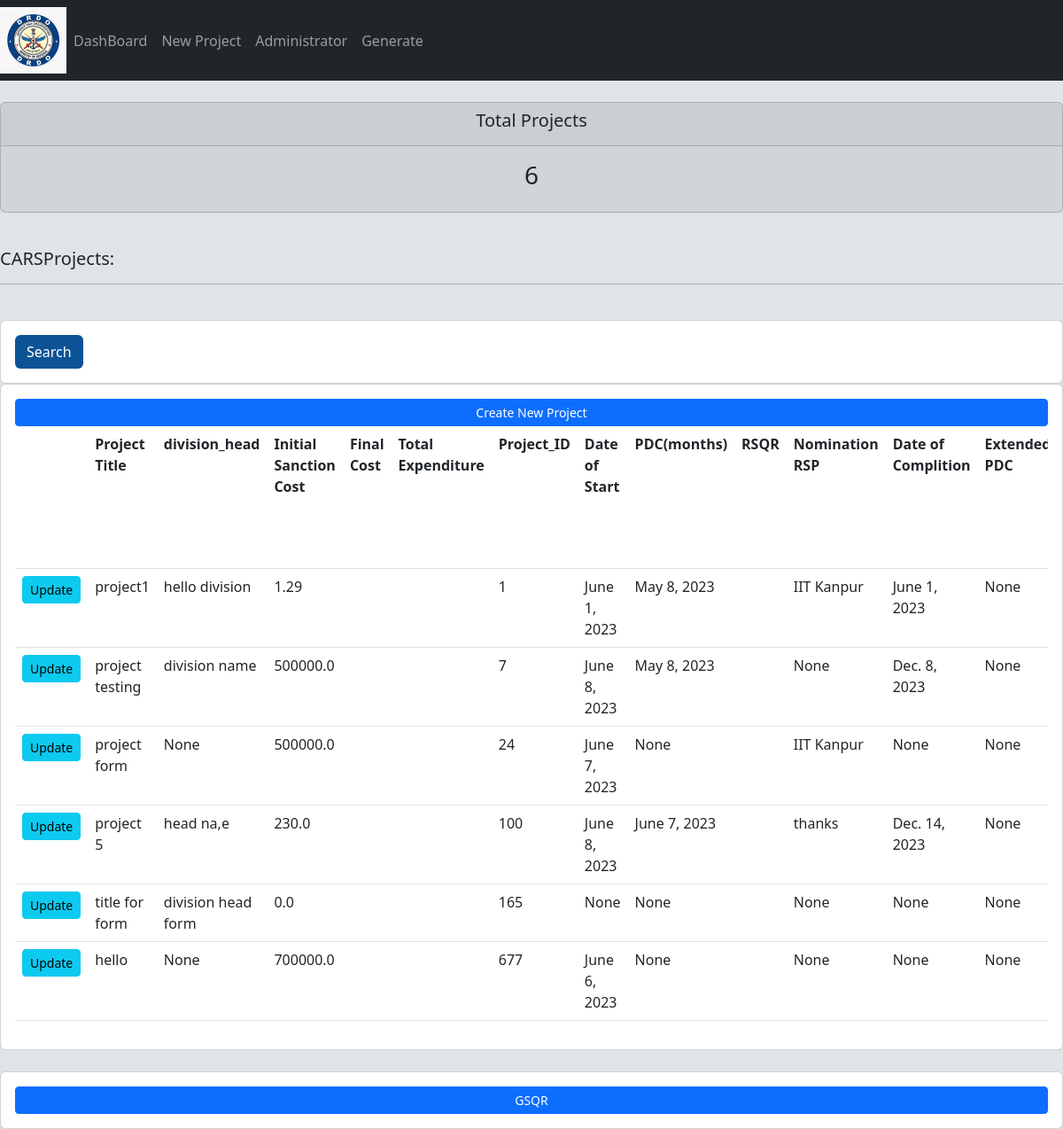
/dashboard/, run on the app's committed database.
### CARSProject/models.py (models this page shows)
class project(models.Model):
    project_id  = models.IntegerField( primary_key=True,)
    Title_of_Project = models.CharField(max_length = 500, null = True, blank = True)
    division_head = models.CharField(max_length = 600, null = True, blank = True)
    project_no_buildup = models.CharField(max_length= 400,null = True ,blank=True)
    carscoordinator = models.CharField(max_length = 100, null = True, blank=True)
    total_cost = models.FloatField(default=0,null = True, blank=True)
    irsp = models.CharField(max_length=500,null = True, blank=True)
    carsl1selectedinstitutes = models.CharField(max_length = 500, null= True, blank=True)
    initial_sanction_cost = models.FloatField(default=0,null = True, blank=True)
    date_of_start = models.DateField(auto_now_add = True,null = True, blank=True)
    pdc = models.DateField(null = True, blank=True)
    nomination_rsp = models.CharField(max_length=100,null = True, blank=True)
    date_of_complition = models.DateField(null = True, blank=True)
    extended_pdc =  models.DateField(blank= True, null = True)
    no_of_publications = models.FloatField(default= 0,null = True, blank=True)
    no_of_irsp_Filed = models.FloatField(blank= True, default=0,null = True)
    trained_manpower = models.PositiveBigIntegerField(blank=True , default=0,null = True)
    domain_lab = models.CharField(max_length=500,null = True, blank=True)
    cluster = models.CharField(max_length=100, blank=True,null = True)
    scantion_year = models.PositiveIntegerField(null = True, blank=True)
    current_status = models.CharField(max_length=1000 , blank = True,null = True)
    date_of_closure = models.DateField(null = True, blank=True)
    cost_in_lakh =models.FloatField(null = True, blank=True)
    advance_date = models.DateField(null = True, auto_now=True, blank=True)
    advnace_amount = models.FloatField(null = True, blank=True)
    dv_no_cheque_slip_no = models.FloatField(null  = True, blank=True)
    cheque_date = models.DateField(null = True, blank=True)
    installment_1_date = models.DateField(null = True, blank=True)
    installment_1_amount = models.FloatField(null = True, blank=True)
    cheque_no_date = models.CharField(null = True, max_length= 500, blank=True)
    installment_2_date = models.DateField(null = True, blank=True)
    installment_2_amount = models.FloatField(null = True, blank=True)
    cheque_no_date = models.CharField(null = True, max_length=500, blank=True)
    installment_3_date = models.DateField(null = True, blank=True)
    installment_3_amount = models.FloatField(null = True, blank=True)
    cheque_no_date = models.CharField(null = True, max_length=500, blank=True)
    installment_4_date = models.DateField(null = True, blank=True)
    installment_4_amount = models.FloatField(null = True, blank=True)
    cheque_no_date = models.CharField(null = True, max_length=500, blank=True)
    total_amount_released = models.FloatField(null = True, blank=True)
    unutilized_amount = models.FloatField(null=True, blank=True)
    total_utilized_amount = models.FloatField(null = True, blank=True)

### CARSProject/views.py (the view)
# urls.py: path('dashboard/', views.dashboard, name='dashboard'),
def dashboard(request):
    return render(request, 'CARSProject/Dashboard.html', context )

### CARSProject/templates/CARSProject/dashboard.html (shortened to what this page needs)
{%extends 'CARSProject/main.html'%}
{% block content%}
{%include 'CARSProject/stats.html'%}
<br>
<div class = "row">
    <div class = "col">
        <h5>CARSProjects:</h5>
        <hr>
        <br>
        <div class ="row">
            <div class = "col">
                <div class = "card card-body">
                    <form method="get">
                        <button class ="btn btn-orimary" type = "submit" style = "background-color : rgb(12, 83, 149) ; color: white">Search</button>
                    </form>
                </div>
            </div>
        </div>
        <div class ="card card-body">
            <a class = "btn btn-primary btn-sm btn-block" href="/create_project">Create New Project
            </a>
            <table class="table">
                <tr>
                    <th></th>
                    <th>Project Title</th>
                    <th>division_head</th>
                    <th>Initial Sanction Cost</th>
                    <th>Final Cost</th>
                    <th>Total Expenditure</th>
                    <th>Project_ID</th>
                    <th>Date of Start</th>
                    <th>PDC(months)</th>
                    <th>RSQR</th>
                    <th>Nomination RSP</th>
                    <th>Date of Complition</th>
                    <th>Extended PDC</th>
                </tr>
                {% for i in CARSlist %}
                <tr>
                    <td><a class = "btn btn-sm btn-info" href="{% url 'updateproject' i.project_id %}">Update</a></td>
                    <td>{{i.Title_of_Project}}</td>
                    <td>{{i.division_head}}</td>
                    <td>{{i.initial_sanction_cost}}</td>
                    <td>{{i.final_cost}}</td>
                    <td>{{i.total_expenditure}}</td>
                    <td>{{i.project_id}}</td>
                    <td>{{i.date_of_start}}</td>
                    <td>{{i.pdc}}</td>
                    <td>{{i.rsqr}}</td>
                    <td>{{i.nomination_rsp}}</td>
                    <td>{{i.date_of_complition}}</td>
                    <td>{{i.extended_pdc}}</td>
                </tr>
                {% endfor %}
            </table>
        </div>
    </div>
</div>
<br>
    <div class ="card card-body">
        <a class = "btn btn-primary btn-sm btn-block" href="/gsqr">GSQR</a>
    </div>
{% endblock%}

### CARSProject/templates/CARSProject/main.html (shortened to what this page needs)
{% load static %}
<!DOCTYPE html>
<html lang="en">
    <head>
        <link href="https://cdn.jsdelivr.net/npm/bootstrap@5.3.0-alpha3/dist/css/bootstrap.min.css" rel="stylesheet">
        <link rel="stylesheet" href={% static '/css/main.css'%}>
    </head>
    <body>
        {%include 'CARSProject/navbar.html'%}
        {% block content %}
        {% endblock%}
    </body>
</html>

### CARSProject/templates/CARSProject/navbar.html (shortened to what this page needs)
{% load static%}
<nav class="navbar navbar-expand-lg navbar-dark bg-dark">
    <img src="{%static '/images/logo.jpg'%}" alt="DRDO LOGO"  width="75" height="75">
    <div class="collapse navbar-collapse" id="navbarNav">
      <ul class="navbar-nav">
        <li class="nav-item active">
          <a class="nav-link" href="/">DashBoard</a>
        </li>
        <li class="nav-item">
          <a class="nav-link" href="/CARS">New Project</a>
        </li>
        <li class="nav-item">
          <a class="nav-link" href="/admin">Administrator</a>
        </li>
        <li class="nav-item">
          <a class="nav-link" href="generate">Generate</a>
        </li>
      </ul>
    </div>
  </nav>

### CARSProject/templates/CARSProject/stats.html
<br>
<div class = "row">
    <div class = "col">
        <div class = "col-md">
            <div class= "card text-center text-while mb-3" id = "total-projects" >
                <div class = "card-header">
                    <h5 class = "card-title">Total Projects</h5>
                </div>
                <div class = "card-body">
                    <h3 class = "card-title">{{total_projects}}</h3>
                </div>
            </div>
        </div>
    </div>
</div>

### static/css/main.css (style rules this page uses)
.table { width: 100%; height: auto; display : flex; flex-wrap: nowrap; overflow-x: auto; scroll-behavior: smooth; -webkit-overflow-scrolling: touch; }

### CARSProject/templates/CARSProject/main.html (style rules this page uses)
body { background-color: #dee4e7f9; }
#total-projects { background-color : #060f1210; }

### data on the page
project: Title_of_Project "project1", division_head "hello division", initial_sanction_cost "1.29", project_id "1", date_of_start "June 1, 2023", pdc "May 8, 2023", nomination_rsp "IIT Kanpur", date_of_complition "June 1, 2023", extended_pdc "None"
project: Title_of_Project "project testing", division_head "division name", initial_sanction_cost "500000.0", project_id "7", date_of_start "June 8, 2023", pdc "May 8, 2023", nomination_rsp "None", date_of_complition "Dec. 8, 2023", extended_pdc "None"
project: Title_of_Project "project form", division_head "None", initial_sanction_cost "500000.0", project_id "24", date_of_start "June 7, 2023", pdc "None", nomination_rsp "IIT Kanpur", date_of_complition "None", extended_pdc "None"
project: Title_of_Project "project 5", division_head "head na,e", initial_sanction_cost "230.0", project_id "100", date_of_start "June 8, 2023", pdc "June 7, 2023", nomination_rsp "thanks", date_of_complition "Dec. 14, 2023", extended_pdc "None"
project: Title_of_Project "title for form", division_head "division head form", initial_sanction_cost "0.0", project_id "165", date_of_start "None", pdc "None", nomination_rsp "None", date_of_complition "None", extended_pdc "None"
project: Title_of_Project "hello", division_head "None", initial_sanction_cost "700000.0", project_id "677", date_of_start "June 6, 2023", pdc "None", nomination_rsp "None", date_of_complition "None", extended_pdc "None"

### other printed values
{{ total_projects }} "6"
